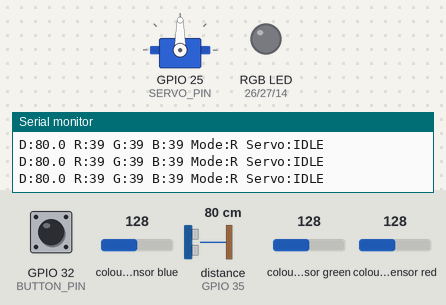
The sketch below on a simulated ESP32. Shown: servo, an RGB LED mixed from three pins (HIGH = lit), the last lines printed to the serial monitor. Wiring (inferred from the names in the program): ultrasonic range finder: trigger GPIO 33; echo GPIO 35; TCS3200 colour sensor: output GPIO 23; S2 GPIO 18; S3 GPIO 19; S0 GPIO 16; S1 GPIO 17. Inputs (shaded band) come from the test bench; at power-on: colour sensor blue 128, colour sensor green 128, GPIO 32 (BUTTON_PIN) HIGH, distance to the obstacle (sensor on GPIO 35) 80 cm, colour sensor red 128. The echo pulse lasts 58.3 µs per cm; pins used as bus, display or sensor lines are not drawn.

Above: at 3.2 s.
3.3 s: colour sensor blue set to 134
At 4.5 s:
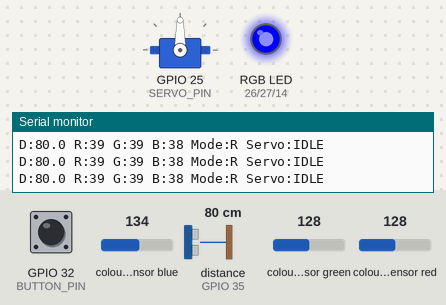
4.8 s: colour sensor green set to 136
At 6.0 s:
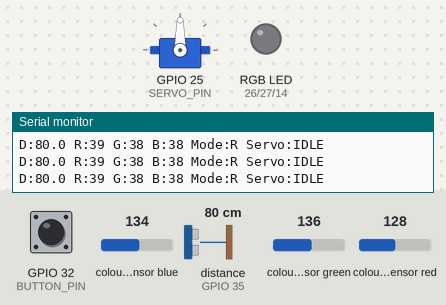
6.3 s: colour sensor blue set to 5
At 6.7 s:
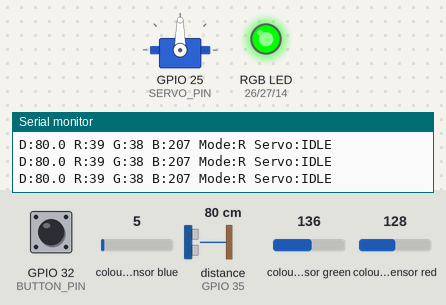
7.8 s: GPIO 32 (BUTTON_PIN) pulled LOW for 0.15 s
9.4 s: distance to the obstacle (sensor on GPIO 35) set to 2 cm
12.4 s: colour sensor red set to 135
At 12.8 s:
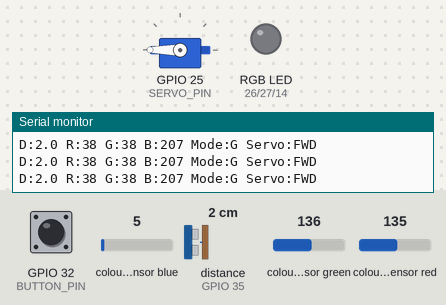
Timing chart, 0 to 16.4 s (numbered marks = the images above; inputs shaded):
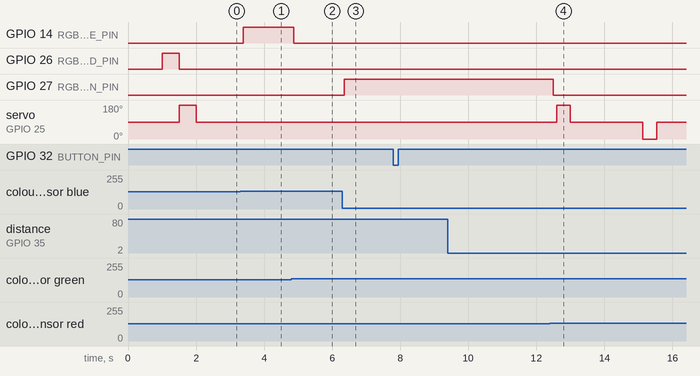

The sketch:

full_system_fixed.ino
```cpp
#include <ESP32Servo.h>

// Pins for the color sensor
#define S0_PIN 16
#define S1_PIN 17
#define S2_PIN 18
#define S3_PIN 19
#define OUT_PIN 23

// Servo and LED pins
#define SERVO_PIN 25
#define RGB_RED_PIN 26
#define RGB_GREEN_PIN 27
#define RGB_BLUE_PIN 14

// Button and Ultrasonic pins
#define BUTTON_PIN 32
#define TRIG_PIN 33
#define ECHO_PIN 35

// Logic thresholds and timing
#define DISTANCE_THRESHOLD 8
#define DELAY_PROX_TO_SERVO 3000
#define SERVO_ROTATION_TIME 500
#define SERVO_HOLD_TIME 2000

// Servo movement constants
#define SERVO_STOP 90
#define SERVO_FORWARD 180
#define SERVO_REVERSE 0

Servo myServo;
int colorMode = 0; // 0=Red, 1=Green, 2=Blue

// Debounce and button tracking
bool lastButtonReading = HIGH;
bool buttonPressed = false;
unsigned long lastDebounceTime = 0;

// Servo state logic
enum ServoState { IDLE, WAITING, ROTATING_FWD, HOLDING, ROTATING_BACK };
ServoState servoState = IDLE;
unsigned long servoStateStartTime = 0;
bool servoTriggered = false;

void setup() {
  Serial.begin(9600);
  delay(1000);
  Serial.println("Full System Test - Fixed Button");

  // Prep color sensor
  pinMode(S0_PIN, OUTPUT);
  pinMode(S1_PIN, OUTPUT);
  pinMode(S2_PIN, OUTPUT);
  pinMode(S3_PIN, OUTPUT);
  pinMode(OUT_PIN, INPUT);
  digitalWrite(S0_PIN, HIGH);
  digitalWrite(S1_PIN, HIGH);

  // Prep servo
  myServo.attach(SERVO_PIN);
  myServo.write(SERVO_STOP);

  // Prep LEDs
  pinMode(RGB_RED_PIN, OUTPUT);
  pinMode(RGB_GREEN_PIN, OUTPUT);
  pinMode(RGB_BLUE_PIN, OUTPUT);

  // Prep button and ultrasonic
  pinMode(BUTTON_PIN, INPUT_PULLUP);
  pinMode(TRIG_PIN, OUTPUT);
  pinMode(ECHO_PIN, INPUT);

  Serial.println("Mode: RED");
  Serial.println("Press button to change mode");

  // Quick hardware check
  digitalWrite(RGB_RED_PIN, HIGH);
  delay(500);
  digitalWrite(RGB_RED_PIN, LOW);

  myServo.write(SERVO_FORWARD);
  delay(500);
  myServo.write(SERVO_STOP);
}

// Get raw frequency from color sensor
int readColorFrequency(int s2, int s3) {
  digitalWrite(S2_PIN, s2);
  digitalWrite(S3_PIN, s3);
  return pulseIn(OUT_PIN, LOW, 100000);
}

// Get distance in cm
float getDistance() {
  digitalWrite(TRIG_PIN, LOW);
  delayMicroseconds(2);
  digitalWrite(TRIG_PIN, HIGH);
  delayMicroseconds(10);
  digitalWrite(TRIG_PIN, LOW);
  long duration = pulseIn(ECHO_PIN, HIGH, 30000);
  return (duration * 0.0343) / 2;
}

// Handle button presses with debouncing
void checkButton() {
  bool reading = digitalRead(BUTTON_PIN);
  if (reading != lastButtonReading) {
    lastDebounceTime = millis();
  }

  if ((millis() - lastDebounceTime) > 50) {
    if (reading == LOW && !buttonPressed) {
      buttonPressed = true;
      colorMode = (colorMode + 1) % 3;

      Serial.print("Mode changed to: ");
      if (colorMode == 0) Serial.println("RED");
      else if (colorMode == 1) Serial.println("GREEN");
      else Serial.println("BLUE");
    }
    if (reading == HIGH) {
      buttonPressed = false;
    }
  }
  lastButtonReading = reading;
}

void setRGBColor(bool r, bool g, bool b) {
  digitalWrite(RGB_RED_PIN, r ? HIGH : LOW);
  digitalWrite(RGB_GREEN_PIN, g ? HIGH : LOW);
  digitalWrite(RGB_BLUE_PIN, b ? HIGH : LOW);
}

// Manages the servo movement sequence
void handleServo() {
  unsigned long elapsed = millis() - servoStateStartTime;
  switch (servoState) {
    case IDLE:
      myServo.write(SERVO_STOP);
      break;
    case WAITING:
      if (elapsed >= DELAY_PROX_TO_SERVO) {
        Serial.println("Rotating Forward");
        servoState = ROTATING_FWD;
        servoStateStartTime = millis();
      }
      break;
    case ROTATING_FWD:
      myServo.write(SERVO_FORWARD);
      if (elapsed >= SERVO_ROTATION_TIME) {
        Serial.println("Holding");
        myServo.write(SERVO_STOP);
        servoState = HOLDING;
        servoStateStartTime = millis();
      }
      break;
    case HOLDING:
      if (elapsed >= SERVO_HOLD_TIME) {
        Serial.println("Rotating Back");
        servoState = ROTATING_BACK;
        servoStateStartTime = millis();
      }
      break;
    case ROTATING_BACK:
      myServo.write(SERVO_REVERSE);
      if (elapsed >= SERVO_ROTATION_TIME) {
        Serial.println("Back to Idle");
        myServo.write(SERVO_STOP);
        servoState = IDLE;
        servoTriggered = false;
      }
      break;
  }
}

void triggerServo() {
  if (!servoTriggered && servoState == IDLE) {
    servoTriggered = true;
    servoState = WAITING;
    servoStateStartTime = millis();
    Serial.println("Servo Triggered - Waiting 3s");
  }
}

void loop() {
  checkButton();
  handleServo();

  float distance = getDistance();
  int redFreq = readColorFrequency(LOW, LOW);
  int greenFreq = readColorFrequency(HIGH, HIGH);
  int blueFreq = readColorFrequency(LOW, HIGH);

  bool objectInRange = (distance > 0 && distance <= DISTANCE_THRESHOLD);
  bool redDetected = (redFreq < greenFreq && redFreq < blueFreq && redFreq > 0);
  bool greenDetected = (greenFreq < redFreq && greenFreq < blueFreq && greenFreq > 0);
  bool blueDetected = (blueFreq < redFreq && blueFreq < greenFreq && blueFreq > 0);

  // Match onboard LED to what the sensor sees
  if (redDetected) setRGBColor(true, false, false);
  else if (greenDetected) setRGBColor(false, true, false);
  else if (blueDetected) setRGBColor(false, false, true);
  else setRGBColor(false, false, false);

  // Kick off servo if color matches current mode
  if (objectInRange) {
    if (colorMode == 0 && redDetected) {
      Serial.println("RED in range");
      triggerServo();
    } else if (colorMode == 1 && greenDetected) {
      Serial.println("GREEN in range");
      triggerServo();
    } else if (colorMode == 2 && blueDetected) {
      Serial.println("BLUE in range");
      triggerServo();
    }
  }

  // Serial debugging
  Serial.print("D:"); Serial.print(distance, 1);
  Serial.print(" R:"); Serial.print(redFreq);
  Serial.print(" G:"); Serial.print(greenFreq);
  Serial.print(" B:"); Serial.print(blueFreq);
  Serial.print(" Mode:"); Serial.print(colorMode == 0 ? "R" : (colorMode == 1 ? "G" : "B"));
  Serial.print(" Servo:");

  switch(servoState) {
    case IDLE: Serial.println("IDLE"); break;
    case WAITING: Serial.println("WAIT"); break;
    case ROTATING_FWD: Serial.println("FWD"); break;
    case HOLDING: Serial.println("HOLD"); break;
    case ROTATING_BACK: Serial.println("BACK"); break;
  }

  delay(100);
}
```

Measured:
- the behaviour switches between 131 and 132 on colour sensor blue (found by bisection; images 0 and 1)
- the behaviour switches between 131 and 132 on colour sensor green (found by bisection; images 1 and 2)
- the behaviour switches between 131 and 132 on colour sensor red (found by bisection; images 3 and 4)
- after the input at 3.3 s, GPIO 14 (RGB_BLUE_PIN): LOW → HIGH after 0.09 s
- after the input at 4.8 s, GPIO 14 (RGB_BLUE_PIN): HIGH → LOW after 0.07 s
- after the input at 6.3 s, GPIO 27 (RGB_GREEN_PIN): LOW → HIGH after 0.05 s
- after the input at 12.4 s, GPIO 27 (RGB_GREEN_PIN): HIGH → LOW after 0.10 s
